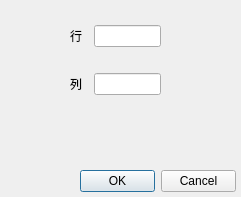
<?xml version="1.0" encoding="UTF-8"?>
<ui version="4.0">
 <class>ChooseBarcodeDialog</class>
 <widget class="QDialog" name="ChooseBarcodeDialog">
  <property name="geometry">
   <rect>
    <x>0</x>
    <y>0</y>
    <width>241</width>
    <height>197</height>
   </rect>
  </property>
  <property name="windowTitle">
   <string>Dialog</string>
  </property>
  <widget class="QDialogButtonBox" name="buttonBox">
   <property name="geometry">
    <rect>
     <x>80</x>
     <y>170</y>
     <width>156</width>
     <height>23</height>
    </rect>
   </property>
   <property name="orientation">
    <enum>Qt::Horizontal</enum>
   </property>
   <property name="standardButtons">
    <set>QDialogButtonBox::Cancel|QDialogButtonBox::Ok</set>
   </property>
  </widget>
  <widget class="QWidget" name="">
   <property name="geometry">
    <rect>
     <x>70</x>
     <y>20</y>
     <width>91</width>
     <height>81</height>
    </rect>
   </property>
   <layout class="QGridLayout" name="gridLayout">
    <property name="horizontalSpacing">
     <number>12</number>
    </property>
    <property name="verticalSpacing">
     <number>21</number>
    </property>
    <item row="0" column="0">
     <widget class="QLabel" name="label_row">
      <property name="text">
       <string>行</string>
      </property>
     </widget>
    </item>
    <item row="1" column="0">
     <widget class="QLabel" name="label__col">
      <property name="text">
       <string>列</string>
      </property>
     </widget>
    </item>
    <item row="1" column="1">
     <widget class="QLineEdit" name="lineEdit_col"/>
    </item>
    <item row="0" column="1">
     <widget class="QLineEdit" name="lineEdit_row"/>
    </item>
   </layout>
  </widget>
 </widget>
 <resources/>
 <connections>
  <connection>
   <sender>buttonBox</sender>
   <signal>accepted()</signal>
   <receiver>ChooseBarcodeDialog</receiver>
   <slot>accept()</slot>
   <hints>
    <hint type="sourcelabel">
     <x>248</x>
     <y>254</y>
    </hint>
    <hint type="destinationlabel">
     <x>157</x>
     <y>274</y>
    </hint>
   </hints>
  </connection>
  <connection>
   <sender>buttonBox</sender>
   <signal>rejected()</signal>
   <receiver>ChooseBarcodeDialog</receiver>
   <slot>reject()</slot>
   <hints>
    <hint type="sourcelabel">
     <x>316</x>
     <y>260</y>
    </hint>
    <hint type="destinationlabel">
     <x>286</x>
     <y>274</y>
    </hint>
   </hints>
  </connection>
 </connections>
</ui>
